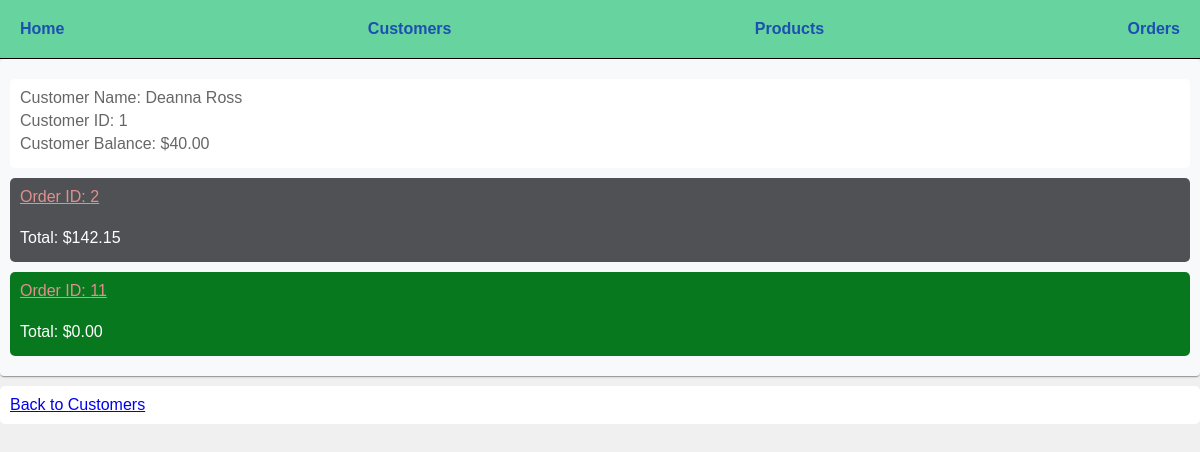
The app's page /customers/1 with its own data.
### models.py (models this page shows, shortened)
class Customer(db.Model):
    id = mapped_column(Integer, primary_key=True)
    name = mapped_column(String(200), nullable=False, unique=True)
    phone = mapped_column(String(20), nullable=False )
    balance = mapped_column(Numeric(10,2), nullable=False, default=40)
    orders = relationship("Order", cascade="all, delete-orphan") #only one back_populates is needed, the other is inferred

class Order(db.Model):
    id = mapped_column(Integer, nullable=False, primary_key=True)
    customer_id = mapped_column(Integer, ForeignKey(Customer.id), nullable=False)
    customer = relationship("Customer", back_populates="orders")#looks up related enttiy without having to do joins (adds customer_id to the Order table)
    total = mapped_column(Numeric(10,2), nullable=True) #nullable until order is processed by the store
    items = relationship("ProductOrder", back_populates="order", cascade='all, delete-orphan')
    created = mapped_column(DateTime, nullable=False, default=func.now())
    processed = mapped_column(DateTime, nullable=True, default=None)
    def calculate_total(self):
        return round(sum([item.product.price * item.quantity for item in self.items]), 2)

class Product(db.Model):
    id = mapped_column(Integer, primary_key=True)
    name = mapped_column(String(200), nullable=False, unique=True)
    price = mapped_column(Numeric(10,2), nullable=False)
    available = mapped_column(Integer, nullable=False, default=4) #number of products available
    orders = relationship("ProductOrder")

class ProductOrder(db.Model):
    id = mapped_column(Integer, nullable=False, primary_key=True)
    order_id = mapped_column(Integer, ForeignKey(Order.id), nullable=False)
    order = relationship("Order", back_populates="items")
    product_id = mapped_column(Integer, ForeignKey(Product.id), nullable=False)
    product = relationship("Product", back_populates="orders")
    quantity = mapped_column(Integer, nullable=False, default=0) #number of orders for this product

### routes/html.py (the view)
@html_bp.route("/customers/<int:customer_id>", methods=["GET"])
def customer_detail(customer_id):
    customer = db.get_or_404(Customer, customer_id) #does the same thing as line above, but also returns the 404 error if not found
    return render_template("customer_detail.html", customer=customer)

### templates/customer_detail.html
{% extends "base.html" %}
{% block content %}
<div>
    <p>
        <span>Customer Name: {{ customer.name }}</span>
        <span>Customer ID: {{ customer.id }}</span>
        <span>Customer Balance: ${{ customer.balance }}</span>
    </p>
        {% for order in customer.orders %}
            {% set classname = "pending" %}
            {% if order.processed %}
                {% set classname = "processed" %}
            {% endif %}
            <p class = "{{ classname }}">
                <a href="{{ url_for('html.order_detail', order_id=order.id) }}" class = "order"><span>Order ID: {{ order.id }}</span></a><br>
            <span>Total: ${{ order.calculate_total() }}</span>
            {% else %}
            <span>Total: $0.00</span>
            </p>
    {% endfor %}
</div>
<p><a href="{{ url_for('html.customers') }}">Back to Customers</a></p>
{% endblock %}

### static/css/styles.css (style rules this page uses)
body { font-family: Arial, sans-serif; margin: 0; padding: 0; background-color: #f0f0f0; }
p { color: #666; padding: 10px; margin: 10px 0; background-color: #fff; border-radius: 5px; }
div { background-color: #f8f9fa; padding: 10px; border-radius: 4px; margin-bottom: 10px; box-shadow: 0 2px 1px -1px rgba(0, 0, 0, .2), 0 1px 1px 0 rgba(0, 0, 0, .14), 0 1px 3px 0 rgba(0, 0, 0, .12); }
p { margin-bottom: 10px; }
p span { display: block; margin-bottom: 5px; }
.processed { background-color: #07781e; color: #ffffff; }
.order { color: #e18f8f; }
.pending { background-color: #4f5155; color: #ffffff; }

### records on screen
Customer: name "Deanna Ross", id "1", balance "40.00"
Order: id "2", calculate_total "142.15"
Order: id "11", calculate_total "0.00"
